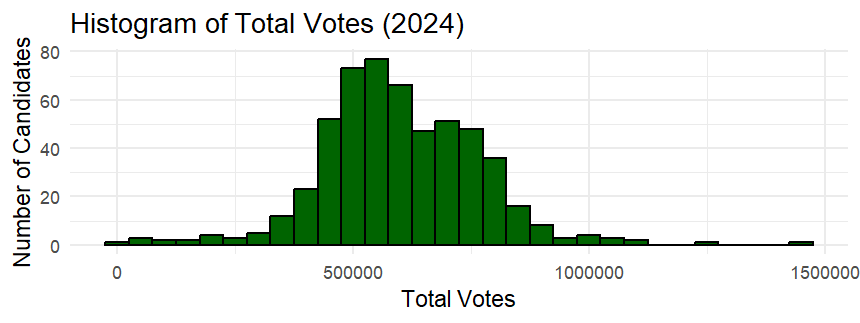

Source code (R):
# Load required libraries
library(readr)
library(ggplot2)

# Read the CSV file
df <- read_csv("party_distribution_2024.csv")

ggplot(df, aes(x = `Total Votes`)) +
  geom_histogram(binwidth = 50000, fill = "darkgreen", color = "black") +
  labs(title = "Histogram of Total Votes (2024)",
       x = "Total Votes", y = "Number of Candidates") +
  theme_minimal()
